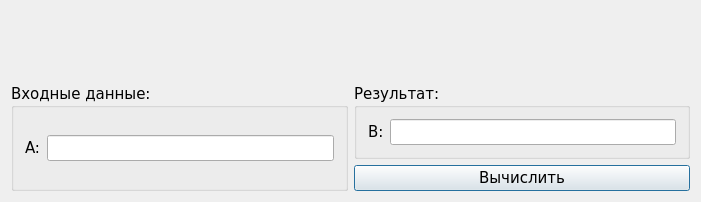
<?xml version="1.0" encoding="UTF-8"?>
<ui version="4.0">
 <class>Dialog</class>
 <widget class="QDialog" name="Dialog">
  <property name="geometry">
   <rect>
    <x>0</x>
    <y>0</y>
    <width>701</width>
    <height>202</height>
   </rect>
  </property>
  <property name="font">
   <font>
    <family>Verdana</family>
    <pointsize>11</pointsize>
   </font>
  </property>
  <property name="windowTitle">
   <string>Трёхзначное число</string>
  </property>
  <layout class="QVBoxLayout" name="verticalLayout_4">
   <item>
    <widget class="QLabel" name="problemLabel">
     <property name="text">
      <string/>
     </property>
     <property name="pixmap">
      <pixmap resource="images.qrc">:/Three-Digit.png</pixmap>
     </property>
     <property name="scaledContents">
      <bool>true</bool>
     </property>
    </widget>
   </item>
   <item>
    <layout class="QHBoxLayout" name="horizontalLayout_2">
     <item>
      <widget class="QGroupBox" name="groupBox">
       <property name="title">
        <string>Входные данные:</string>
       </property>
       <layout class="QVBoxLayout" name="verticalLayout">
        <item>
         <layout class="QGridLayout" name="gridLayout">
          <item row="0" column="1">
           <widget class="QLineEdit" name="aLineEdit">
            <property name="maxLength">
             <number>3</number>
            </property>
           </widget>
          </item>
          <item row="0" column="0">
           <widget class="QLabel" name="alabel">
            <property name="text">
             <string>A:</string>
            </property>
           </widget>
          </item>
         </layout>
        </item>
       </layout>
      </widget>
     </item>
     <item>
      <layout class="QVBoxLayout" name="verticalLayout_3">
       <item>
        <widget class="QGroupBox" name="groupBox_2">
         <property name="title">
          <string>Результат:</string>
         </property>
         <layout class="QVBoxLayout" name="verticalLayout_2">
          <item>
           <layout class="QHBoxLayout" name="horizontalLayout">
            <item>
             <widget class="QLabel" name="bLabel">
              <property name="text">
               <string>B:</string>
              </property>
             </widget>
            </item>
            <item>
             <widget class="QLineEdit" name="bLineEdit">
              <property name="readOnly">
               <bool>true</bool>
              </property>
             </widget>
            </item>
           </layout>
          </item>
         </layout>
        </widget>
       </item>
       <item>
        <widget class="QPushButton" name="resultButton">
         <property name="text">
          <string>Вычислить</string>
         </property>
        </widget>
       </item>
      </layout>
     </item>
    </layout>
   </item>
  </layout>
 </widget>
 <layoutdefault spacing="6" margin="11"/>
 <resources>
  <include location="images.qrc"/>
 </resources>
 <connections/>
</ui>
